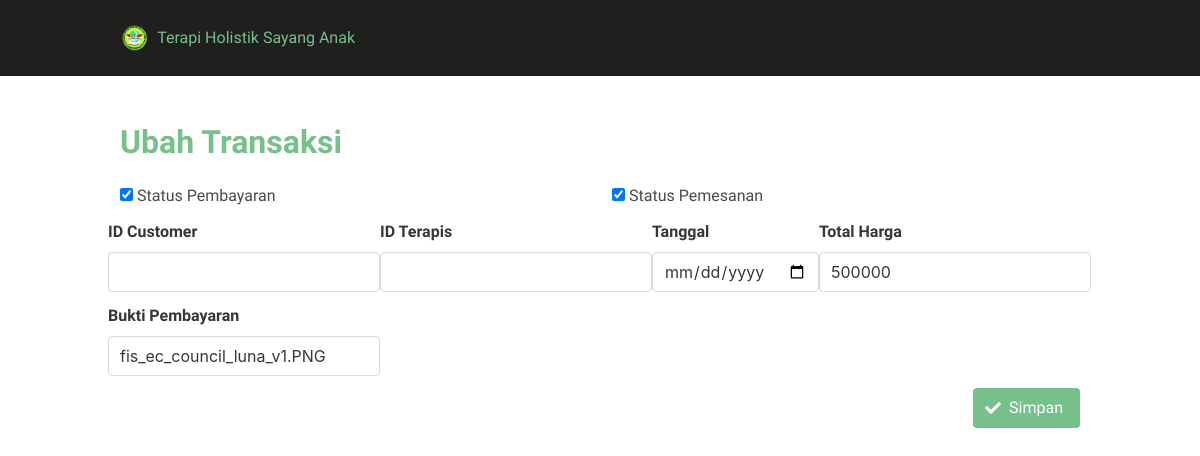
Page /transaksi/edit/95 on the committed database.
### tables this page shows
CREATE TABLE `transaksi` (
  `no_transaksi` int(11) NOT NULL AUTO_INCREMENT,
  `id_customer` int(11) NOT NULL,
  `tanggal` varchar(100) NOT NULL,
  `total_harga` int(11) NOT NULL,
  `bukti_pembayaran` varchar(500) NOT NULL,
  `rekening_pengirim` varchar(45) NOT NULL,
  `status_pembayaran` tinyint(1) NOT NULL,
  `status_pemesanan` tinyint(1) NOT NULL,
  PRIMARY KEY (`no_transaksi`),
  KEY `IdCostumer` (`id_customer`)
);

### application/controllers/Transaksi.php (called while the page is built, shortened)
<?php
class Transaksi extends CI_Controller
{
    function __construct()
    {
        $this->load->model('Transaksi_model');
    }
    function edit($no_transaksi)
    {
        $data['transaksi'] = $this->Transaksi_model->get_transaksi($no_transaksi);
        if (isset($data['transaksi']['no_transaksi'])) {
            if (isset($_POST) && count($_POST) > 0) {
                $params = array(
                    'status_pembayaran' => $this->input->post('status_pembayaran'),
                    'status_pemesanan' => $this->input->post('status_pemesanan'),
                    'id_costumer' => $this->input->post('id_costumer'),
                    'id_terapis' => $this->input->post('id_terapis'),
                    'tanggal' => $this->input->post('tanggal'),
                    'total_harga' => $this->input->post('total_harga'),
                    'bukti_pembayaran' => $this->input->post('bukti_pembayaran'),
                );
                $this->Transaksi_model->update_transaksi($no_transaksi, $params);
                redirect('transaksi/index');
            } else {
                $data['_view'] = 'transaksi/edit';
                $this->load->view('templates/pure/header');
                $this->load->view('layouts/bulma-dashboard/main', $data);
                $this->load->view('templates/pure/footer');
            }
        } else
            show_error('The transaksi you are trying to edit does not exist.');
    }
}

### index.php (called while the page is built, shortened)
<?php
require_once BASEPATH.'core/CodeIgniter.php';

### application/models/Transaksi_model.php (called while the page is built, shortened)
<?php
class Transaksi_model extends CI_Model
{
    function get_transaksi($no_transaksi)
    {
        return $this->db->get_where('transaksi',array('no_transaksi'=>$no_transaksi))->row_array();
    }
}

### application/views/transaksi/edit.php (the view)
<h1 class="title has-text-success font-family-philosopher">Ubah Transaksi</h1>
<?php echo form_open('transaksi/edit/' . $transaksi['no_transaksi']); ?>
<div class="columns is-multiline">
	<div class="column is-half">
		<div class="field">
			<label class="checkbox">
				<input type="checkbox" name="status_pembayaran" value="1" <?php echo ($transaksi['status_pembayaran'] == 1 ? 'checked="checked"' : ''); ?> id='status_pembayaran' />
				Status Pembayaran
			</label>
		</div>
	</div>
	<div class="column is-half">
		<div class="field">
			<label class="checkbox">
				<input type="checkbox" name="status_pemesanan" value="1" <?php echo ($transaksi['status_pemesanan'] == 1 ? 'checked="checked"' : ''); ?> id='status_pemesanan' />
				Status Pemesanan
			</label>
		</div>
	</div>
	<div class="field">
		<label class="label" for="id_costumer">ID Customer</label>
		<div class="control">
			<input type="text" name="id_costumer" value="<?php echo ($this->input->post('id_costumer') ? $this->input->post('id_costumer') : $transaksi['id_costumer']); ?>" class="input" id="id_costumer" />
		</div>
	</div>
	<div class="field">
		<label class="label" for="id_terapis">ID Terapis</label>
		<div class="control">
			<input type="text" name="id_terapis" value="<?php echo ($this->input->post('id_terapis') ? $this->input->post('id_terapis') : $transaksi['id_terapis']); ?>" class="input" id="id_terapis" />
		</div>
	</div>
	<div class="field">
		<label class="label" for="tanggal">Tanggal</label>
		<div class="control">
			<input type="date" name="tanggal" value="<?php echo ($this->input->post('tanggal') ? $this->input->post('tanggal') : $transaksi['tanggal']); ?>" class="input" id="tanggal" />
		</div>
	</div>
	<div class="field">
		<label class="label" for="total_harga">Total Harga</label>
		<div class="control">
			<input type="text" name="total_harga" value="<?php echo ($this->input->post('total_harga') ? $this->input->post('total_harga') : $transaksi['total_harga']); ?>" class="input" id="total_harga" />
		</div>
	</div>
	<div class="field">
		<label class="label" for="bukti_pembayaran">Bukti Pembayaran</label>
		<div class="control">
			<input type="text" name="bukti_pembayaran" value="<?php echo ($this->input->post('bukti_pembayaran') ? $this->input->post('bukti_pembayaran') : $transaksi['bukti_pembayaran']); ?>" class="input" id="bukti_pembayaran" />
		</div>
	</div>
</div>
<div class="columns">
	<div class="column is-full">
		<div class="field is-grouped is-pulled-right">
			<p class="control">
				<button type="submit" class="button is-success">
					<span class="icon">
						<i class="fa fa-check"></i>
					</span>
					<span>
						Simpan
					</span>
				</button>
			</p>
		</div>
	</div>
</div>
<?= form_close(); ?>

### rows in the picture
transaksi: status_pembayaran "☑", status_pemesanan "☑", total_harga "500000", bukti_pembayaran "fis_ec_council_luna_v1.PNG"
